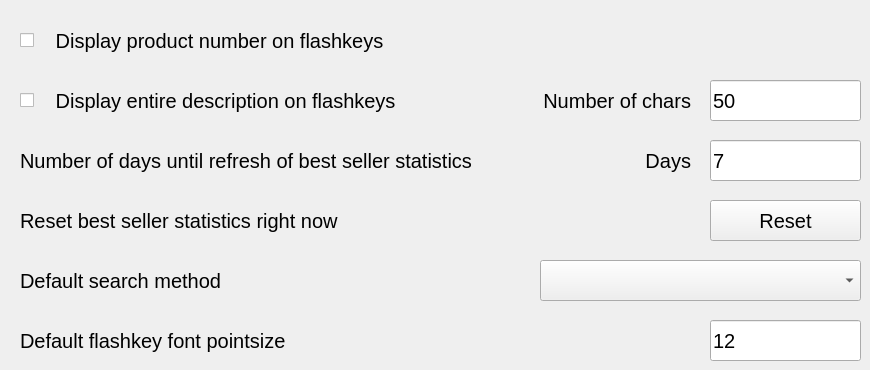
     <widget class="QWidget" name="tab5_0">
      <attribute name="title">
       <string>Flashkeys</string>
      </attribute>
      <widget class="QCheckBox" name="chkAppendingPluNumberToName">
       <property name="geometry">
        <rect>
         <x>20</x>
         <y>20</y>
         <width>841</width>
         <height>41</height>
        </rect>
       </property>
       <property name="sizePolicy">
        <sizepolicy hsizetype="Fixed" vsizetype="Fixed">
         <horstretch>0</horstretch>
         <verstretch>0</verstretch>
        </sizepolicy>
       </property>
       <property name="minimumSize">
        <size>
         <width>841</width>
         <height>41</height>
        </size>
       </property>
       <property name="maximumSize">
        <size>
         <width>841</width>
         <height>41</height>
        </size>
       </property>
       <property name="font">
        <font>
         <pointsize>15</pointsize>
        </font>
       </property>
       <property name="text">
        <string>   Display product number on flashkeys</string>
       </property>
      </widget>
      <widget class="QPushButton" name="butReset">
       <property name="geometry">
        <rect>
         <x>710</x>
         <y>200</y>
         <width>151</width>
         <height>41</height>
        </rect>
       </property>
       <property name="sizePolicy">
        <sizepolicy hsizetype="Fixed" vsizetype="Fixed">
         <horstretch>0</horstretch>
         <verstretch>0</verstretch>
        </sizepolicy>
       </property>
       <property name="minimumSize">
        <size>
         <width>151</width>
         <height>41</height>
        </size>
       </property>
       <property name="maximumSize">
        <size>
         <width>151</width>
         <height>41</height>
        </size>
       </property>
       <property name="font">
        <font>
         <pointsize>15</pointsize>
        </font>
       </property>
       <property name="text">
        <string>Reset</string>
       </property>
      </widget>
      <widget class="QLabel" name="lblNumOfDaysUntilRefreshStats">
       <property name="geometry">
        <rect>
         <x>20</x>
         <y>140</y>
         <width>621</width>
         <height>41</height>
        </rect>
       </property>
       <property name="sizePolicy">
        <sizepolicy hsizetype="Fixed" vsizetype="Fixed">
         <horstretch>0</horstretch>
         <verstretch>0</verstretch>
        </sizepolicy>
       </property>
       <property name="minimumSize">
        <size>
         <width>621</width>
         <height>41</height>
        </size>
       </property>
       <property name="maximumSize">
        <size>
         <width>621</width>
         <height>41</height>
        </size>
       </property>
       <property name="font">
        <font>
         <pointsize>15</pointsize>
        </font>
       </property>
       <property name="text">
        <string>Number of days until refresh of best seller statistics</string>
       </property>
       <property name="alignment">
        <set>Qt::AlignLeading|Qt::AlignLeft|Qt::AlignVCenter</set>
       </property>
       <property name="wordWrap">
        <bool>true</bool>
       </property>
      </widget>
      <widget class="QCheckBox" name="chkNumberOfCharacters">
       <property name="geometry">
        <rect>
         <x>20</x>
         <y>80</y>
         <width>431</width>
         <height>41</height>
        </rect>
       </property>
       <property name="sizePolicy">
        <sizepolicy hsizetype="Fixed" vsizetype="Fixed">
         <horstretch>0</horstretch>
         <verstretch>0</verstretch>
        </sizepolicy>
       </property>
       <property name="minimumSize">
        <size>
         <width>431</width>
         <height>41</height>
        </size>
       </property>
       <property name="maximumSize">
        <size>
         <width>431</width>
         <height>41</height>
        </size>
       </property>
       <property name="font">
        <font>
         <pointsize>15</pointsize>
        </font>
       </property>
       <property name="text">
        <string>   Display entire description on flashkeys</string>
       </property>
      </widget>
      <widget class="QLabel" name="lblDays">
       <property name="geometry">
        <rect>
         <x>610</x>
         <y>140</y>
         <width>81</width>
         <height>41</height>
        </rect>
       </property>
       <property name="minimumSize">
        <size>
         <width>81</width>
         <height>41</height>
        </size>
       </property>
       <property name="maximumSize">
        <size>
         <width>81</width>
         <height>41</height>
        </size>
       </property>
       <property name="font">
        <font>
         <pointsize>15</pointsize>
        </font>
       </property>
       <property name="text">
        <string>Days</string>
       </property>
       <property name="alignment">
        <set>Qt::AlignRight|Qt::AlignTrailing|Qt::AlignVCenter</set>
       </property>
      </widget>
      <widget class="QLabel" name="lblDefaultSearchMethod">
       <property name="geometry">
        <rect>
         <x>20</x>
         <y>260</y>
         <width>511</width>
         <height>41</height>
        </rect>
       </property>
       <property name="sizePolicy">
        <sizepolicy hsizetype="Fixed" vsizetype="Fixed">
         <horstretch>0</horstretch>
         <verstretch>0</verstretch>
        </sizepolicy>
       </property>
       <property name="minimumSize">
        <size>
         <width>511</width>
         <height>41</height>
        </size>
       </property>
       <property name="maximumSize">
        <size>
         <width>511</width>
         <height>41</height>
        </size>
       </property>
       <property name="font">
        <font>
         <pointsize>15</pointsize>
        </font>
       </property>
       <property name="text">
        <string>Default search method</string>
       </property>
       <property name="alignment">
        <set>Qt::AlignLeading|Qt::AlignLeft|Qt::AlignVCenter</set>
       </property>
      </widget>
      <widget class="hobart::numericLineEdit" name="txtResetStatisticsDays">
       <property name="geometry">
        <rect>
         <x>710</x>
         <y>140</y>
         <width>151</width>
         <height>41</height>
        </rect>
       </property>
       <property name="sizePolicy">
        <sizepolicy hsizetype="Fixed" vsizetype="Fixed">
         <horstretch>0</horstretch>
         <verstretch>0</verstretch>
        </sizepolicy>
       </property>
       <property name="minimumSize">
        <size>
         <width>151</width>
         <height>41</height>
        </size>
       </property>
       <property name="maximumSize">
        <size>
         <width>151</width>
         <height>41</height>
        </size>
       </property>
       <property name="font">
        <font>
         <pointsize>15</pointsize>
        </font>
       </property>
       <property name="text">
        <string notr="true">7</string>
       </property>
       <property name="maxLength">
        <number>3</number>
       </property>
      </widget>
      <widget class="QLabel" name="lblResetStatistics">
       <property name="geometry">
        <rect>
         <x>20</x>
         <y>200</y>
         <width>591</width>
         <height>41</height>
        </rect>
       </property>
       <property name="sizePolicy">
        <sizepolicy hsizetype="Fixed" vsizetype="Fixed">
         <horstretch>0</horstretch>
         <verstretch>0</verstretch>
        </sizepolicy>
       </property>
       <property name="minimumSize">
        <size>
         <width>591</width>
         <height>41</height>
        </size>
       </property>
       <property name="maximumSize">
        <size>
         <width>591</width>
         <height>41</height>
        </size>
       </property>
       <property name="font">
        <font>
         <pointsize>15</pointsize>
        </font>
       </property>
       <property name="text">
        <string>Reset best seller statistics right now</string>
       </property>
       <property name="alignment">
        <set>Qt::AlignLeading|Qt::AlignLeft|Qt::AlignVCenter</set>
       </property>
      </widget>
      <widget class="QComboBox" name="cboDefaultSearchMethod">
       <property name="geometry">
        <rect>
         <x>540</x>
         <y>260</y>
         <width>321</width>
         <height>41</height>
        </rect>
       </property>
       <property name="sizePolicy">
        <sizepolicy hsizetype="Fixed" vsizetype="Fixed">
         <horstretch>0</horstretch>
         <verstretch>0</verstretch>
        </sizepolicy>
       </property>
       <property name="minimumSize">
        <size>
         <width>321</width>
         <height>41</height>
        </size>
       </property>
       <property name="maximumSize">
        <size>
         <width>321</width>
         <height>41</height>
        </size>
       </property>
       <property name="font">
        <font>
         <pointsize>15</pointsize>
        </font>
       </property>
      </widget>
      <widget class="hobart::numericLineEdit" name="txtNumberOfCharacters">
       <property name="geometry">
        <rect>
         <x>710</x>
         <y>80</y>
         <width>151</width>
         <height>41</height>
        </rect>
       </property>
       <property name="sizePolicy">
        <sizepolicy hsizetype="Fixed" vsizetype="Fixed">
         <horstretch>0</horstretch>
         <verstretch>0</verstretch>
        </sizepolicy>
       </property>
       <property name="minimumSize">
        <size>
         <width>151</width>
         <height>41</height>
        </size>
       </property>
       <property name="maximumSize">
        <size>
         <width>151</width>
         <height>41</height>
        </size>
       </property>
       <property name="font">
        <font>
         <pointsize>15</pointsize>
        </font>
       </property>
       <property name="text">
        <string notr="true">50</string>
       </property>
       <property name="maxLength">
        <number>3</number>
       </property>
      </widget>
      <widget class="QLabel" name="lblNumOfChars">
       <property name="geometry">
        <rect>
         <x>440</x>
         <y>80</y>
         <width>251</width>
         <height>41</height>
        </rect>
       </property>
       <property name="sizePolicy">
        <sizepolicy hsizetype="Fixed" vsizetype="Fixed">
         <horstretch>0</horstretch>
         <verstretch>0</verstretch>
        </sizepolicy>
       </property>
       <property name="minimumSize">
        <size>
         <width>251</width>
         <height>41</height>
        </size>
       </property>
       <property name="maximumSize">
        <size>
         <width>251</width>
         <height>41</height>
        </size>
       </property>
       <property name="font">
        <font>
         <pointsize>15</pointsize>
        </font>
       </property>
       <property name="text">
        <string>Number of chars</string>
       </property>
       <property name="alignment">
        <set>Qt::AlignRight|Qt::AlignTrailing|Qt::AlignVCenter</set>
       </property>
      </widget>
      <widget class="QLabel" name="lblDefaultFlashkeyFontPointsize">
       <property name="geometry">
        <rect>
         <x>20</x>
         <y>320</y>
         <width>680</width>
         <height>41</height>
        </rect>
       </property>
       <property name="sizePolicy">
        <sizepolicy hsizetype="Fixed" vsizetype="Fixed">
         <horstretch>0</horstretch>
         <verstretch>0</verstretch>
        </sizepolicy>
       </property>
       <property name="minimumSize">
        <size>
         <width>680</width>
         <height>41</height>
        </size>
       </property>
       <property name="maximumSize">
        <size>
         <width>680</width>
         <height>41</height>
        </size>
       </property>
       <property name="font">
        <font>
         <pointsize>15</pointsize>
        </font>
       </property>
       <property name="text">
        <string>Default flashkey font pointsize</string>
       </property>
       <property name="alignment">
        <set>Qt::AlignLeading|Qt::AlignLeft|Qt::AlignVCenter</set>
       </property>
      </widget>
      <widget class="hobart::numericLineEdit" name="txtDefaultFlashkeyFontPointsize">
       <property name="geometry">
        <rect>
         <x>710</x>
         <y>320</y>
         <width>151</width>
         <height>41</height>
        </rect>
       </property>
       <property name="sizePolicy">
        <sizepolicy hsizetype="Fixed" vsizetype="Fixed">
         <horstretch>0</horstretch>
         <verstretch>0</verstretch>
        </sizepolicy>
       </property>
       <property name="minimumSize">
        <size>
         <width>151</width>
         <height>41</height>
        </size>
       </property>
       <property name="maximumSize">
        <size>
         <width>151</width>
         <height>41</height>
        </size>
       </property>
       <property name="font">
        <font>
         <pointsize>15</pointsize>
        </font>
       </property>
       <property name="text">
        <string notr="true">12</string>
       </property>
       <property name="maxLength">
        <number>3</number>
       </property>
      </widget>
     </widget>
